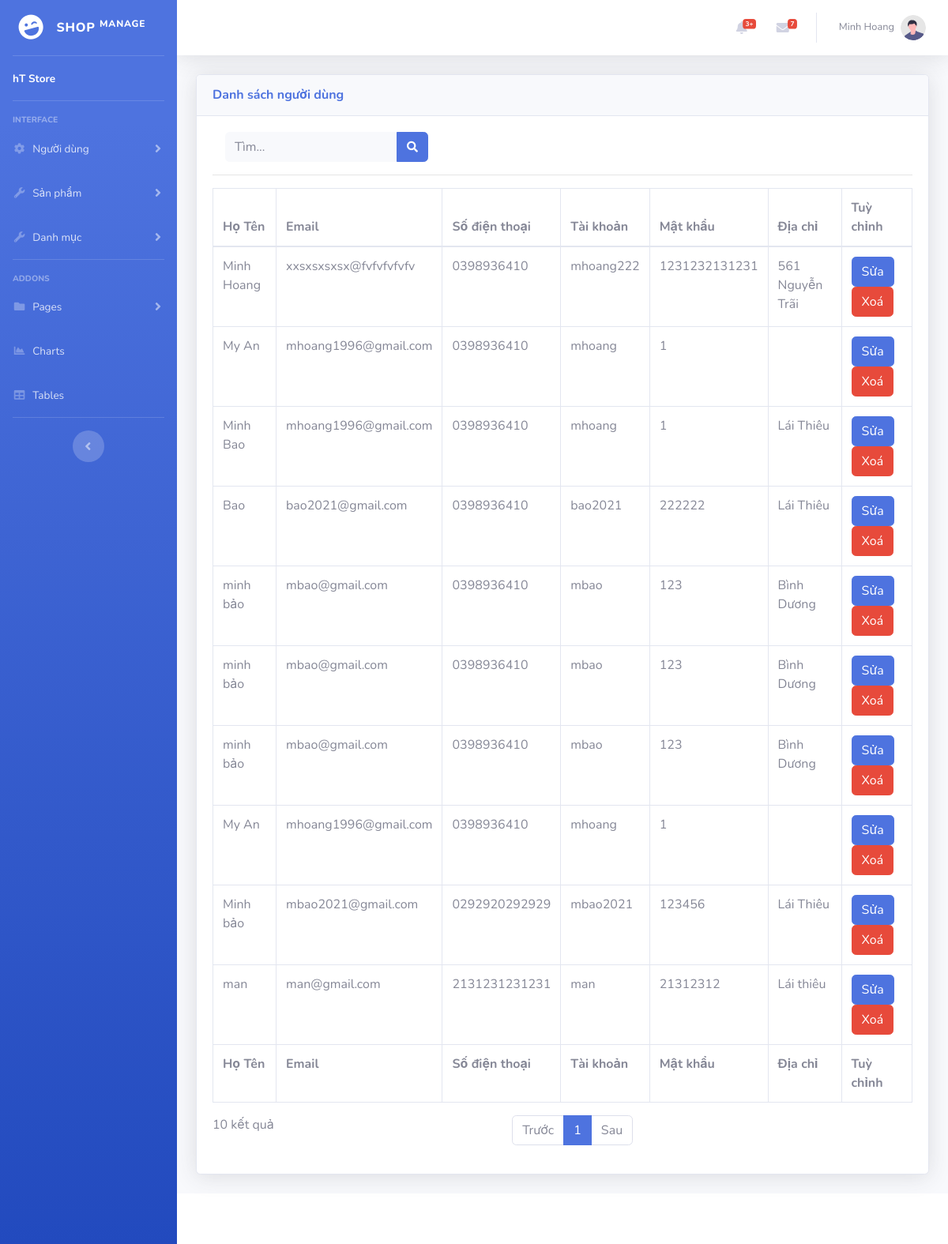
Page /admin/user/ (signed in) on the earlier database version.
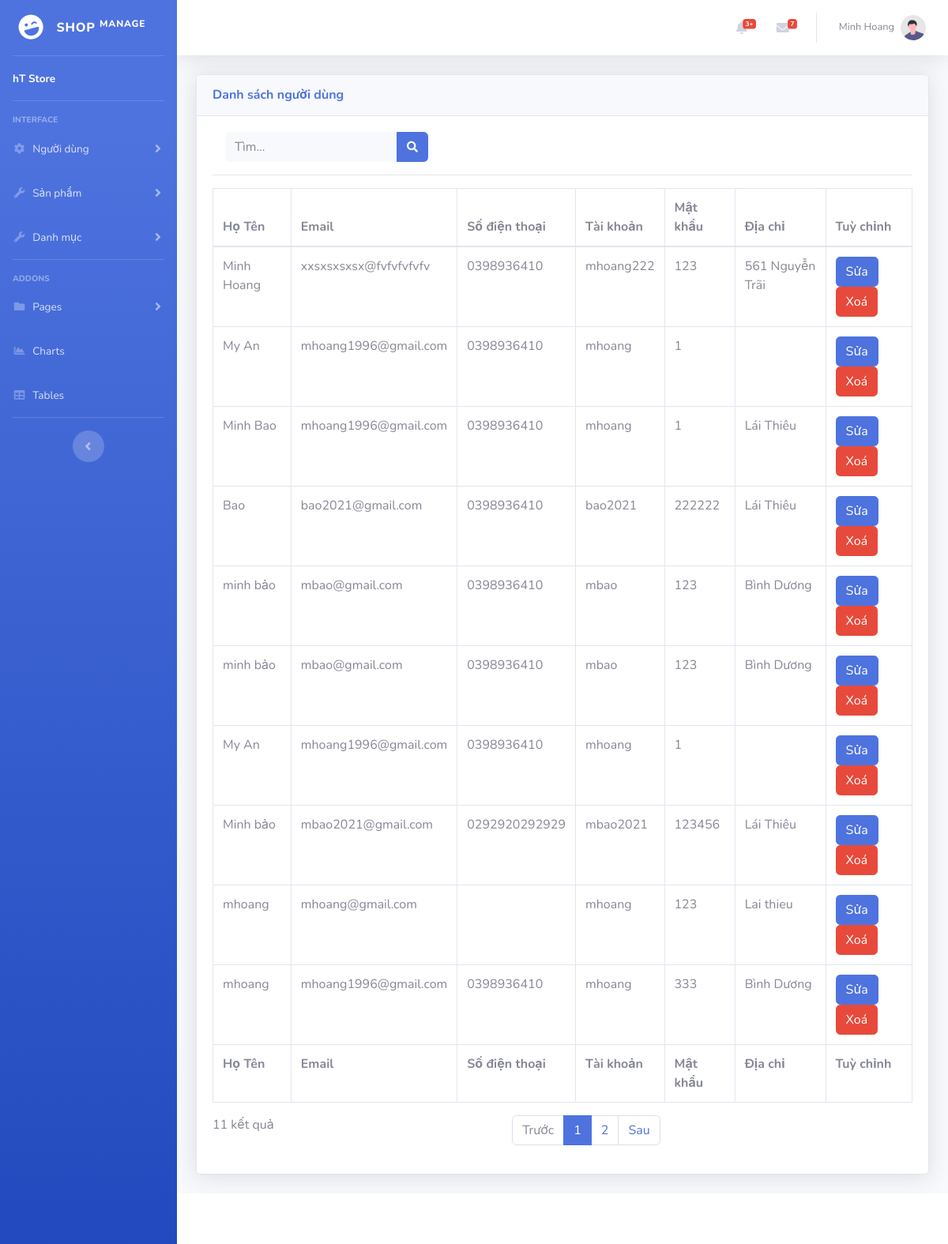
Same page on the later database version.
### tables this page shows
CREATE TABLE `tbl_user` (
  `Id` int(11) NOT NULL,
  `Name` text DEFAULT NULL,
  `Email` text DEFAULT NULL,
  `Phone` text DEFAULT NULL,
  `Account` text DEFAULT NULL,
  `Password` text DEFAULT NULL,
  `Address` text DEFAULT NULL,
  `Ward` text DEFAULT NULL,
  `District` text DEFAULT NULL,
  `Province` text DEFAULT NULL
);

### app/Controllers/admin/UserController.php (called while the page is built, shortened)
<?php
class UserController extends Controller
{
    public function index()
    {
        $this->View();
    }
}

### app/ViewModels/UserVM.php (called while the page is built, shortened)
<?php
class UserVM extends Model
{
    function __construct($user = null)
    {
        if (!is_array($user)) {
            $id = $user;
            $user = $this->GetUserById($id);
        }
        $this->Id = isset($user["Id"]) ? $user["Id"] : null;
        $this->Name = isset($user["Name"]) ? $user["Name"] : null;
        $this->Email = isset($user["Email"]) ? $user["Email"] : null;
        $this->Phone = isset($user["Phone"]) ? $user["Phone"] : null;
        $this->Account = isset($user["Account"]) ? $user["Account"] : null;
        $this->Password = isset($user["Password"]) ? $user["Password"] : null;
        $this->Address = isset($user["Address"]) ? $user["Address"] : null;
    }
    function GetPaging($params, $pageIndex, $pageNumber, &$totalRows)
    {
        $keyword = $params["keyword"] ?? "";
        if (!empty($keyword)) {
            $where = $this->WhereLike("Id", $keyword);
            $where .= $this->WhereOr($this->WhereLike("Name", $keyword));
            $where .= $this->WhereOr($this->WhereLike("Email", $keyword));
            $where .= $this->WhereOr($this->WhereLike("Address", $keyword));
            $where .= $this->WhereOr($this->WhereLike("Phone", $keyword));
        } else {
            $where = "1=1";
        }
        return $this->QueryPaging(UserVM::tableName, $where, $pageIndex, $pageNumber, $totalRows);
    }
    function GetUserById($id)
    {
        return $this->SELECTROW(UserVM::tableName, $this->WhereEq("Id", $id));
    }
}

### core/Database.php (called while the page is built, shortened)
<?php
class Database
{
    public static $DbConnect;
    function __construct()
    {
        global $db_config;
        try {
            self::$DbConnect = new mysqli($db_config['host'], $db_config['user'], isset($db_config['pass']) ? $db_config['pass'] : '', $db_config['db']);
        } catch (Exception $exception) {
            $mess = $exception->getMessage();
            $data['mess'] = $mess;
            App::$app->loadError('database', $data);
            die();
        }
    }
    function QueryPaging($tableName, $where, $pageIndex, $pageNumber, &$totalRows, $colums = null)
    {
        $select = "*";
        $sql = "SELECT {$select} FROM `{$tableName}` WHERE {$where}";
        $result = self::$DbConnect->query($sql);
        $start = ($pageIndex - 1) * $pageNumber;
        $sql = $sql . " limit {$start},{$pageNumber}";
        return self::$DbConnect->query($sql);
    }
    public function WhereEq($columname, $value)
    {
        return " `{$columname}` = '{$value}' ";
    }
    function SELECTROW($tableName = null, $where)
    {
        $sql = "SELECT * FROM `{$tableName}` WHERE {$where}";
        $result = self::$DbConnect->query($sql);
        return null;
    }
}

### app/Views/admin/user/index.php (the view, shortened to what the rows shown need)
<?php
$model = new UserVM();
$totalRow = 0;
$indexPage = isset($_GET["page"]) ? intval($_GET["page"]) : 1;
$pageNumber = isset($_GET["number"]) ? intval($_GET["number"]) : 10;
$keyword = isset($_GET["keyword"]) ? $_GET["keyword"] : "";
$data = $model->GetPaging(["keyword" => $keyword], $indexPage, $pageNumber, $totalRow);
?>
<div class="card shadow mb-4">
    <div class="card-body">
        <div class="table-responsive">
            <table class="table table-bordered" id="dataTable" width="100%" cellspacing="0">
                <thead>
                    <tr>
                        <th>Họ Tên</th>
                        <th>Email</th>
                        <th>Số điện thoại</th>
                        <th>Tài khoản</th>
                        <th>Mật khẩu</th>
                        <th>Địa chỉ</th>
                        <th>Tuỳ chỉnh</th>
                    </tr>
                </thead>
                <tfoot>
                    <tr>
                        <th>Họ Tên</th>
                        <th>Email</th>
                        <th>Số điện thoại</th>
                        <th>Tài khoản</th>
                        <th>Mật khẩu</th>
                        <th>Địa chỉ</th>
                        <th>Tuỳ chỉnh</th>
                    </tr>
                </tfoot>
                <tbody>
                    <?php
                    if (!empty($data)) {
                        while ($row = $data->fetch_array()) {
                            $_item = new UserVM($row);
                    ?>
                            <tr>
                                <td>
                                    <?php echo $_item->Name; ?>
                                </td>
                                <td>
                                    <?php echo $_item->Email; ?>
                                </td>
                                <td>
                                    <?php echo $_item->Phone; ?>
                                </td>
                                <td>
                                    <?php echo $_item->Account; ?>
                                </td>
                                <td>
                                    <?php echo $_item->Password; ?>
                                </td>
                                <td>
                                    <?php echo $_item->Address; ?>
                                </td>
                                <td>
                                    <a href="/admin/user/edit/<?php echo $_item->Id ?>" class="btn btn-primary">Sửa</a>
                                    <a onclick="return confirm('Xoá người dùng này?')" href="/admin/user/delete/<?php echo $_item->Id ?>" class="btn btn-danger">Xoá</a>
                                </td>
                            </tr>
                    <?php
                        }
                    }
                    ?>
                </tbody>
            </table>
        </div>
    </div>
</div>

Differences in the rows shown:
removed tbl_user: Name "minh bảo", Email "mbao@gmail.com", Phone "0398936410", Account "mbao", Password "123", Address "Bình Dương"
removed tbl_user: Name "man", Email "man@gmail.com", Phone "2131231231231", Account "man", Password "21312312", Address "Lái thiêu"
changed tbl_user "Minh Hoang": Password "1231232131231" → "123"
added tbl_user: Name "mhoang", Email "mhoang@gmail.com", Account "mhoang", Password "123", Address "Lai thieu"
added tbl_user: Name "mhoang", Email "mhoang1996@gmail.com", Phone "0398936410", Account "mhoang", Password "333", Address "Bình Dương"
Other differences:
$totalRow: "10" → "11"
new list line: "2"
